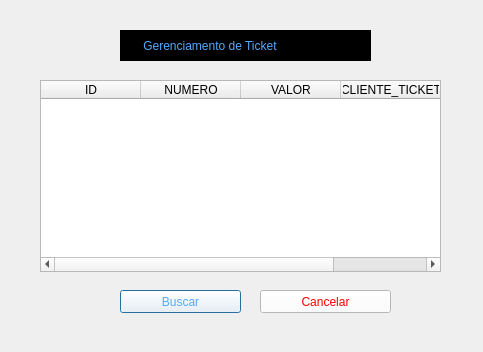
<?xml version="1.0" encoding="UTF-8"?>
<ui version="4.0">
 <class>Dialog</class>
 <widget class="QDialog" name="Dialog">
  <property name="geometry">
   <rect>
    <x>0</x>
    <y>0</y>
    <width>483</width>
    <height>352</height>
   </rect>
  </property>
  <property name="windowTitle">
   <string>Editar Ticket</string>
  </property>
  <widget class="QPushButton" name="pushButton">
   <property name="geometry">
    <rect>
     <x>120</x>
     <y>290</y>
     <width>121</width>
     <height>23</height>
    </rect>
   </property>
   <property name="styleSheet">
    <string notr="true">color: rgb(85, 170, 255);
background-color: rgb(255, 255, 255);</string>
   </property>
   <property name="text">
    <string>Buscar</string>
   </property>
  </widget>
  <widget class="QPushButton" name="pushButton_2">
   <property name="geometry">
    <rect>
     <x>260</x>
     <y>290</y>
     <width>131</width>
     <height>23</height>
    </rect>
   </property>
   <property name="styleSheet">
    <string notr="true">color: rgb(255, 0, 0);
background-color: rgb(255, 255, 255);</string>
   </property>
   <property name="text">
    <string>Cancelar</string>
   </property>
  </widget>
  <widget class="QLabel" name="label">
   <property name="geometry">
    <rect>
     <x>120</x>
     <y>30</y>
     <width>251</width>
     <height>31</height>
    </rect>
   </property>
   <property name="styleSheet">
    <string notr="true">font: 75 12pt &quot;MS Shell Dlg 2&quot;;
color: rgb(85, 170, 255);
background-color: rgb(0, 0, 0);</string>
   </property>
   <property name="text">
    <string>       Gerenciamento de Ticket</string>
   </property>
  </widget>
  <widget class="QTableWidget" name="tableWidget">
   <property name="geometry">
    <rect>
     <x>40</x>
     <y>80</y>
     <width>401</width>
     <height>192</height>
    </rect>
   </property>
   <column>
    <property name="text">
     <string>ID</string>
    </property>
   </column>
   <column>
    <property name="text">
     <string>NUMERO</string>
    </property>
   </column>
   <column>
    <property name="text">
     <string>VALOR</string>
    </property>
   </column>
   <column>
    <property name="text">
     <string>CLIENTE_TICKET</string>
    </property>
   </column>
  </widget>
 </widget>
 <resources/>
 <connections/>
</ui>
